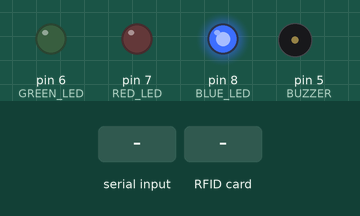
This sketch was run on a simulated Arduino Uno, built with avr-gcc and run on an emulated ATmega328P. Shown: output pins drawn as LEDs (lit = HIGH), buzzer (waves = sounding). The test bench sets the inputs (shaded band). Pins used as bus, display or sensor lines are not drawn; what the sketch prints to the serial monitor is not drawn.

Above: at 2.6 s.
2.7 s: "TEST\n" received over Serial
At 3.2 s:
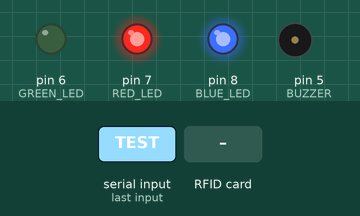
5.7 s: "TEST\n" received over Serial
At 8.6 s:
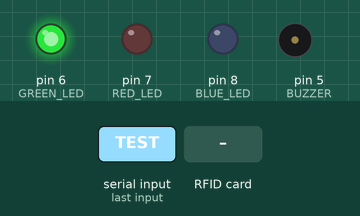
8.7 s: RFID card 5E 7A 19 C4 held to the reader
At 11.3 s:
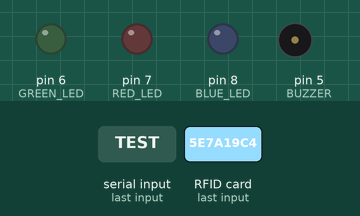
Timing chart, 0 to 22.2 s (numbered marks = the images above; inputs shaded):
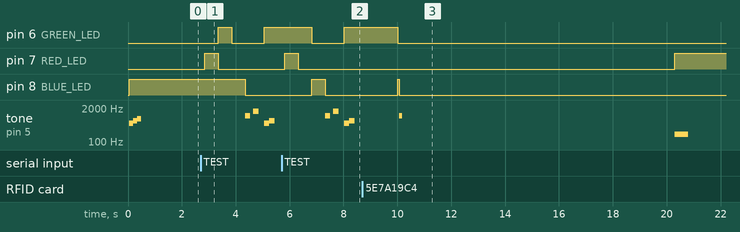

Measured:
- after the input at 2.7 s, pin 6 (GREEN_LED): LOW → HIGH after 0.65 s, → LOW 0.50 s later, → HIGH 1.2 s later; pin 7 (RED_LED): LOW → HIGH after 0.15 s, → LOW 0.50 s later; pin 8 (BLUE_LED): HIGH → LOW after 1.6 s; tone on pin 5 (BUZZER): plays 1000 Hz for 0.20 s, 1500 Hz for 0.20 s, 523 Hz for 0.20 s, 659 Hz for 0.20 s, starting after 1.6 s
- after the input at 5.7 s, pin 6 (GREEN_LED): HIGH → LOW after 1.1 s instead of 1.4 s; pin 7 (RED_LED): LOW → HIGH after 0.12 s, → LOW 0.50 s later; pin 8 (BLUE_LED): LOW → HIGH after 1.1 s instead of 1.4 s; tone on pin 5 (BUZZER): plays 1000 Hz for 0.20 s, 1500 Hz for 0.20 s, 523 Hz for 0.20 s, 659 Hz for 0.20 s, starting after 1.6 s
- after the input at 8.7 s, pin 7 (RED_LED): LOW → HIGH after 11.6 s; tone on pin 5 (BUZZER): silent → 1000 Hz after 1.4 s, → silent 0.10 s later, → 200 Hz 10.1 s later, → silent 0.50 s later

The sketch:

RFID_Attendance_Reader.ino
```cpp
/*
 * 아침 등교 체크 시스템 - RFID 리더기
 * RC522 RFID 모듈을 사용한 Arduino 출결 리더기
 *
 * 하드웨어 연결:
 * RC522     Arduino Uno
 * -------   -----------
 * SDA       Pin 10
 * SCK       Pin 13
 * MOSI      Pin 11
 * MISO      Pin 12
 * IRQ       (사용 안함)
 * GND       GND
 * RST       Pin 9
 * 3.3V      3.3V
 *
 * LED 연결:
 * GREEN LED -> Pin 6 (성공)
 * RED LED   -> Pin 7 (실패)
 * BLUE LED  -> Pin 8 (대기)
 *
 * BUZZER    -> Pin 5
 */

 #include <SPI.h>
 #include <MFRC522.h>
 #include <ArduinoJson.h>

 // RFID RC522 핀 설정
 #define RST_PIN         9
 #define SS_PIN          10

 // LED 및 부저 핀 설정
 #define GREEN_LED       6
 #define RED_LED         7
 #define BLUE_LED        8
 #define BUZZER          5

 // RFID 객체 생성
 MFRC522 mfrc522(SS_PIN, RST_PIN);

 // 시스템 상태
 enum SystemState {
   IDLE,           // 대기 상태
   CARD_DETECTED,  // 카드 감지됨
   PROCESSING,     // 처리 중
   SUCCESS,        // 성공
   ERROR           // 오류
 };

 SystemState currentState = IDLE;
 unsigned long lastCardTime = 0;
 unsigned long stateChangeTime = 0;
 String lastCardId = "";
 bool isReaderConnected = true;
 unsigned long lastHeartbeat = 0;

 // 설정
 const unsigned long CARD_READ_INTERVAL = 1000;    // 카드 재읽기 방지 간격 (ms)
 const unsigned long STATE_DISPLAY_TIME = 2000;    // 상태 표시 시간 (ms)
 const unsigned long HEARTBEAT_INTERVAL = 5000;    // 하트비트 간격 (ms)

 void setup() {
   // 시리얼 통신 초기화
   Serial.begin(9600);
   while (!Serial);

   // SPI 버스 초기화
   SPI.begin();

   // RFID 리더기 초기화
   mfrc522.PCD_Init();

   // 핀 모드 설정
   pinMode(GREEN_LED, OUTPUT);
   pinMode(RED_LED, OUTPUT);
   pinMode(BLUE_LED, OUTPUT);
   pinMode(BUZZER, OUTPUT);

   // 초기 상태 설정
   setSystemState(IDLE);

   // 시작 신호음
   playStartupSound();

   // 시작 메시지 전송
   sendSystemMessage("READER_READY", "RFID 리더기가 준비되었습니다.");

   delay(1000);
 }

 void loop() {
   // 하트비트 전송
   sendHeartbeat();

   // 시리얼 명령어 처리
   processSerialCommands();

   // 상태별 처리
   switch (currentState) {
     case IDLE:
       handleIdleState();
       break;

     case CARD_DETECTED:
       handleCardDetected();
       break;

     case PROCESSING:
       handleProcessing();
       break;

     case SUCCESS:
     case ERROR:
       handleResultState();
       break;
   }

   delay(50); // 메인 루프 딜레이
 }

 // IDLE 상태 처리
 void handleIdleState() {
   // RFID 카드 감지 확인
   if (mfrc522.PICC_IsNewCardPresent() && mfrc522.PICC_ReadCardSerial()) {
     String cardId = getCardId();

     // 동일한 카드의 연속 읽기 방지
     if (cardId != lastCardId || (millis() - lastCardTime) > CARD_READ_INTERVAL) {
       lastCardId = cardId;
       lastCardTime = millis();

       // 카드 감지 상태로 전환
       setSystemState(CARD_DETECTED);

       // 카드 정보 전송
       sendCardData(cardId);
     }

     // 카드 읽기 종료
     mfrc522.PICC_HaltA();
     mfrc522.PCD_StopCrypto1();
   }
 }

 // 카드 감지 상태 처리
 void handleCardDetected() {
   // 처리 중 상태로 전환
   setSystemState(PROCESSING);
 }

 // 처리 중 상태 처리
 void handleProcessing() {
   // 서버 응답 대기 (타임아웃 후 IDLE로 복귀)
   if (millis() - stateChangeTime > 10000) { // 10초 타임아웃
     sendSystemMessage("TIMEOUT", "서버 응답 타임아웃");
     setSystemState(ERROR);
   }
 }

 // 결과 상태 처리
 void handleResultState() {
   // 일정 시간 후 IDLE 상태로 복귀
   if (millis() - stateChangeTime > STATE_DISPLAY_TIME) {
     setSystemState(IDLE);
   }
 }

 // 시스템 상태 변경
 void setSystemState(SystemState newState) {
   currentState = newState;
   stateChangeTime = millis();

   // LED 상태 업데이트
   updateLEDs();

   // 상태별 사운드
   playStateSound(newState);
 }

 // LED 상태 업데이트
 void updateLEDs() {
   // 모든 LED 끄기
   digitalWrite(GREEN_LED, LOW);
   digitalWrite(RED_LED, LOW);
   digitalWrite(BLUE_LED, LOW);

   // 상태별 LED 설정
   switch (currentState) {
     case IDLE:
       digitalWrite(BLUE_LED, HIGH);
       break;

     case CARD_DETECTED:
     case PROCESSING:
       // 처리 중 LED 깜빡임
       if ((millis() / 250) % 2) {
         digitalWrite(BLUE_LED, HIGH);
       }
       break;

     case SUCCESS:
       digitalWrite(GREEN_LED, HIGH);
       break;

     case ERROR:
       digitalWrite(RED_LED, HIGH);
       break;
   }
 }

 // 상태별 사운드 재생
 void playStateSound(SystemState state) {
   switch (state) {
     case CARD_DETECTED:
       tone(BUZZER, 1000, 100); // 짧은 비프음
       break;

     case SUCCESS:
       // 성공 멜로디
       tone(BUZZER, 523, 200); // C5
       delay(200);
       tone(BUZZER, 659, 200); // E5
       break;

     case ERROR:
       // 오류 사운드
       tone(BUZZER, 200, 500); // 낮은 부저음
       break;
   }
 }

 // 시작 사운드
 void playStartupSound() {
   tone(BUZZER, 523, 150); // C5
   delay(150);
   tone(BUZZER, 659, 150); // E5
   delay(150);
   tone(BUZZER, 784, 150); // G5
 }

 // RFID 카드 ID 추출
 String getCardId() {
   String cardId = "";
   for (byte i = 0; i < mfrc522.uid.size; i++) {
     if (mfrc522.uid.uidByte[i] < 0x10) {
       cardId += "0";
     }
     cardId += String(mfrc522.uid.uidByte[i], HEX);
   }
   cardId.toUpperCase();
   return cardId;
 }

 // 카드 데이터 전송
 void sendCardData(String cardId) {
   StaticJsonDocument<200> doc;
   doc["type"] = "RFID_TAG";
   doc["card_id"] = cardId;
   doc["timestamp"] = millis();
   doc["reader_id"] = "ARDUINO_001";
   doc["source"] = "reader"; // QR/RFID 리더기용

   String jsonString;
   serializeJson(doc, jsonString);
   Serial.println(jsonString);
 }

 // 시스템 메시지 전송
 void sendSystemMessage(String messageType, String message) {
   StaticJsonDocument<200> doc;
   doc["type"] = "SYSTEM_MESSAGE";
   doc["message_type"] = messageType;
   doc["message"] = message;
   doc["timestamp"] = millis();
   doc["reader_id"] = "ARDUINO_001";
   doc["source"] = "reader"; // QR/RFID 리더기용

   String jsonString;
   serializeJson(doc, jsonString);
   Serial.println(jsonString);
 }

 // 하트비트 전송
 void sendHeartbeat() {
   if (millis() - lastHeartbeat > HEARTBEAT_INTERVAL) {
     StaticJsonDocument<200> doc;
     doc["type"] = "HEARTBEAT";
     doc["timestamp"] = millis();
     doc["reader_id"] = "ARDUINO_001";
     doc["state"] = getStateString(currentState);
     doc["version"] = "1.0.0";
     doc["source"] = "reader"; // QR/RFID 리더기용

     String jsonString;
     serializeJson(doc, jsonString);
     Serial.println(jsonString);

     lastHeartbeat = millis();
   }
 }

 // 상태 문자열 반환
 String getStateString(SystemState state) {
   switch (state) {
     case IDLE: return "IDLE";
     case CARD_DETECTED: return "CARD_DETECTED";
     case PROCESSING: return "PROCESSING";
     case SUCCESS: return "SUCCESS";
     case ERROR: return "ERROR";
     default: return "UNKNOWN";
   }
 }

 // 시리얼 명령어 처리
 void processSerialCommands() {
   if (Serial.available()) {
     String command = Serial.readStringUntil('\n');
     command.trim();

     // JSON 파싱 시도
     StaticJsonDocument<200> doc;
     DeserializationError error = deserializeJson(doc, command);

     if (error) {
       // 단순 명령어 처리
       handleSimpleCommand(command);
     } else {
       // JSON 명령어 처리
       handleJsonCommand(doc);
     }
   }
 }

 // 단순 명령어 처리
 void handleSimpleCommand(String command) {
   command.toUpperCase();

   if (command == "STATUS") {
     sendSystemStatus();
   } else if (command == "RESET") {
     setSystemState(IDLE);
     sendSystemMessage("RESET", "시스템이 초기화되었습니다.");
   } else if (command == "TEST") {
     testAllComponents();
   }
 }

 // JSON 명령어 처리
 void handleJsonCommand(StaticJsonDocument<200> doc) {
   String command = doc["command"];

   if (command == "ATTENDANCE_RESULT") {
     handleAttendanceResult(doc);
   } else if (command == "WRITE_CARD") {
     handleCardWrite(doc);
   }
 }

 // 출석 처리 결과 처리
 void handleAttendanceResult(StaticJsonDocument<200> doc) {
   bool success = doc["success"];
   String message = doc["message"];

   if (success) {
     setSystemState(SUCCESS);
   } else {
     setSystemState(ERROR);
   }

   sendSystemMessage("ATTENDANCE_PROCESSED", message);
 }

 // 카드 쓰기 처리 (RFID 카드에 데이터 쓰기)
 void handleCardWrite(StaticJsonDocument<200> doc) {
   String studentId = doc["student_id"];
   String studentName = doc["student_name"];

   sendSystemMessage("CARD_WRITE_REQUEST", "카드를 리더기에 올려주세요.");

   // 카드 대기
   unsigned long waitStart = millis();
   while (millis() - waitStart < 30000) { // 30초 대기
     if (mfrc522.PICC_IsNewCardPresent() && mfrc522.PICC_ReadCardSerial()) {
       // 카드 쓰기 시도
       if (writeDataToCard(studentId, studentName)) {
         setSystemState(SUCCESS);
         sendSystemMessage("CARD_WRITE_SUCCESS", "카드 쓰기 완료: " + studentName);
       } else {
         setSystemState(ERROR);
         sendSystemMessage("CARD_WRITE_ERROR", "카드 쓰기 실패");
       }

       mfrc522.PICC_HaltA();
       mfrc522.PCD_StopCrypto1();
       return;
     }
     delay(100);
   }

   setSystemState(ERROR);
   sendSystemMessage("CARD_WRITE_TIMEOUT", "카드 쓰기 타임아웃");
 }

 // RFID 카드에 데이터 쓰기
 bool writeDataToCard(String studentId, String studentName) {
   // MIFARE Classic 1K 카드의 블록 4에 학생 정보 저장
   byte blockAddr = 4;
   byte buffer[16];

   // 버퍼 초기화
   memset(buffer, 0, sizeof(buffer));

   // 학생 ID를 버퍼에 복사 (최대 16바이트)
   studentId.getBytes(buffer, min(studentId.length() + 1, 16));

   // 기본 키로 인증 시도
   MFRC522::MIFARE_Key key;
   for (byte i = 0; i < 6; i++) {
     key.keyByte[i] = 0xFF; // 기본 키
   }

   // 인증
   MFRC522::StatusCode status = mfrc522.PCD_Authenticate(
     MFRC522::PICC_CMD_MF_AUTH_KEY_A, blockAddr, &key, &(mfrc522.uid)
   );

   if (status != MFRC522::STATUS_OK) {
     return false;
   }

   // 데이터 쓰기
   status = mfrc522.MIFARE_Write(blockAddr, buffer, 16);

   return (status == MFRC522::STATUS_OK);
 }

 // 시스템 상태 전송
 void sendSystemStatus() {
   StaticJsonDocument<300> doc;
   doc["type"] = "SYSTEM_STATUS";
   doc["timestamp"] = millis();
   doc["reader_id"] = "ARDUINO_001";
   doc["state"] = getStateString(currentState);
   doc["version"] = "1.0.0";
   doc["uptime"] = millis();
   doc["last_card_time"] = lastCardTime;
   doc["last_card_id"] = lastCardId;

   String jsonString;
   serializeJson(doc, jsonString);
   Serial.println(jsonString);
 }

 // 전체 컴포넌트 테스트
 void testAllComponents() {
   sendSystemMessage("TEST_START", "컴포넌트 테스트 시작");

   // LED 테스트
   digitalWrite(RED_LED, HIGH);
   delay(500);
   digitalWrite(RED_LED, LOW);
   digitalWrite(GREEN_LED, HIGH);
   delay(500);
   digitalWrite(GREEN_LED, LOW);
   digitalWrite(BLUE_LED, HIGH);
   delay(500);
   digitalWrite(BLUE_LED, LOW);

   // 부저 테스트
   tone(BUZZER, 1000, 200);
   delay(300);
   tone(BUZZER, 1500, 200);
   delay(300);

   // RFID 테스트
   bool rfidWorking = mfrc522.PCD_PerformSelfTest();

   if (rfidWorking) {
     sendSystemMessage("TEST_COMPLETE", "모든 컴포넌트 정상");
     setSystemState(SUCCESS);
   } else {
     sendSystemMessage("TEST_ERROR", "RFID 리더기 오류 감지");
     setSystemState(ERROR);
   }

   // RFID 리더기 재초기화
   mfrc522.PCD_Init();
 }
```
